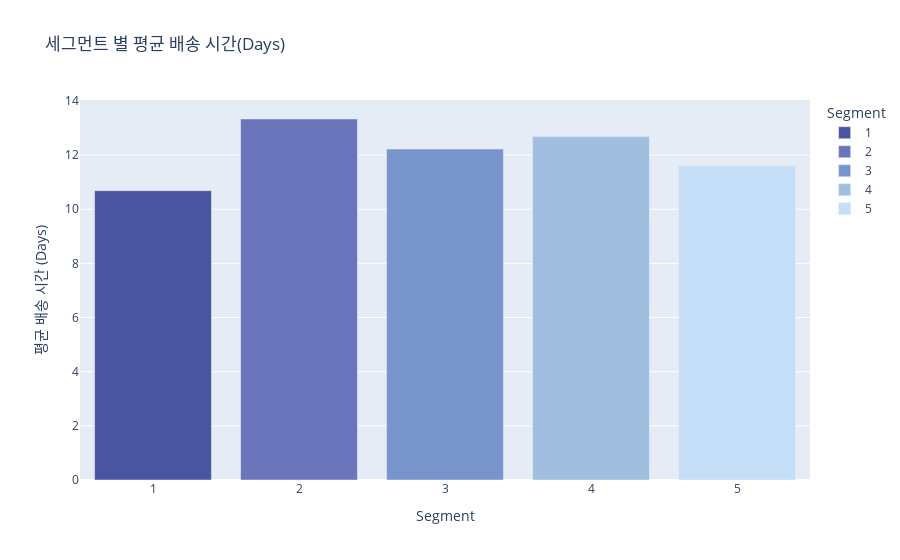

The notebook cell this image was saved under:
### Code cell
# 각 클래스별로 평균 배송 시간 계산
avg_delivery_time = merged_rfm.groupby('class')['Delivery_Time'].mean().reset_index()

# 시각화
avg_delivery_time['colors'] = ['#4A55A2', '#6A75BB', '#7895CB', '#A0BFE0', '#C5DFF8']

color_map = dict(zip(avg_delivery_time['class'], avg_delivery_time['colors']))

fig = px.bar(avg_delivery_time, 
             x='class', 
             y='Delivery_Time', 
             color='class',
             title='세그먼트 별 평균 배송 시간(Days)',
             labels={'class': 'Segment', 'Delivery_Time': '평균 배송 시간 (Days)'},
             color_discrete_map=color_map)
fig.show()

### Figure 1 — Plotly figure (JSON) as saved in the notebook; plotly's stock layout.template omitted (floating-point values rounded to 4 significant figures)
{"data": [{"alignmentgroup": "True", "hovertemplate": "Segment=%{x}<br>평균 배송 시간 (Days)=%{y}<extra></extra>", "legendgroup": "1", "marker": {"color": "#4A55A2", "pattern": {"shape": ""}}, "name": "1", "offsetgroup": "1", "orientation": "v", "showlegend": true, "textposition": "auto", "type": "bar", "x": ["1"], "xaxis": "x", "y": [10.69], "yaxis": "y"}, {"alignmentgroup": "True", "hovertemplate": "Segment=%{x}<br>평균 배송 시간 (Days)=%{y}<extra></extra>", "legendgroup": "2", "marker": {"color": "#6A75BB", "pattern": {"shape": ""}}, "name": "2", "offsetgroup": "2", "orientation": "v", "showlegend": true, "textposition": "auto", "type": "bar", "x": ["2"], "xaxis": "x", "y": [13.33], "yaxis": "y"}, {"alignmentgroup": "True", "hovertemplate": "Segment=%{x}<br>평균 배송 시간 (Days)=%{y}<extra></extra>", "legendgroup": "3", "marker": {"color": "#7895CB", "pattern": {"shape": ""}}, "name": "3", "offsetgroup": "3", "orientation": "v", "showlegend": true, "textposition": "auto", "type": "bar", "x": ["3"], "xaxis": "x", "y": [12.22], "yaxis": "y"}, {"alignmentgroup": "True", "hovertemplate": "Segment=%{x}<br>평균 배송 시간 (Days)=%{y}<extra></extra>", "legendgroup": "4", "marker": {"color": "#A0BFE0", "pattern": {"shape": ""}}, "name": "4", "offsetgroup": "4", "orientation": "v", "showlegend": true, "textposition": "auto", "type": "bar", "x": ["4"], "xaxis": "x", "y": [12.69], "yaxis": "y"}, {"alignmentgroup": "True", "hovertemplate": "Segment=%{x}<br>평균 배송 시간 (Days)=%{y}<extra></extra>", "legendgroup": "5", "marker": {"color": "#C5DFF8", "pattern": {"shape": ""}}, "name": "5", "offsetgroup": "5", "orientation": "v", "showlegend": true, "textposition": "auto", "type": "bar", "x": ["5"], "xaxis": "x", "y": [11.61], "yaxis": "y"}], "layout": {"barmode": "relative", "legend": {"title": {"text": "Segment"}, "tracegroupgap": 0}, "title": {"text": "세그먼트 별 평균 배송 시간(Days)"}, "xaxis": {"anchor": "y", "categoryarray": ["1", "2", "3", "4", "5"], "categoryorder": "array", "domain": [0, 1], "title": {"text": "Segment"}}, "yaxis": {"anchor": "x", "domain": [0, 1], "title": {"text": "평균 배송 시간 (Days)"}}}}
